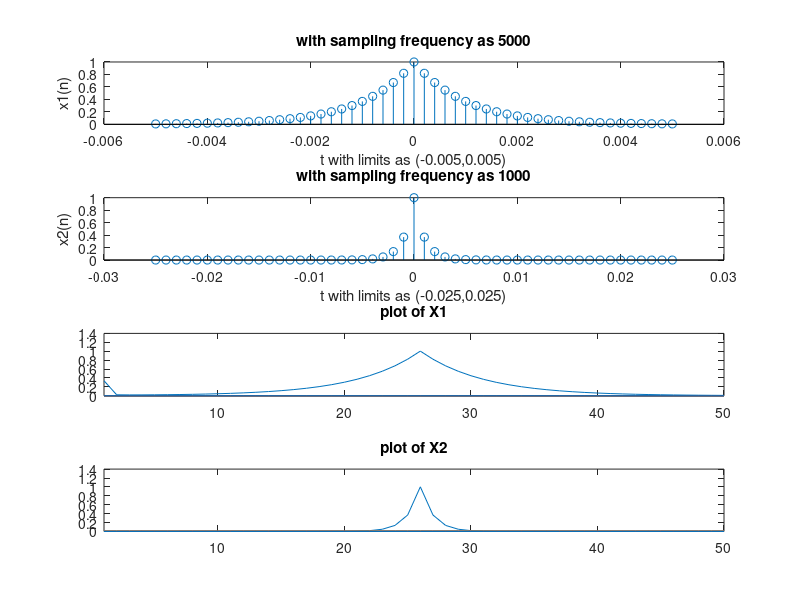

Reproduce this figure in MATLAB. (Note: this script raises an error after producing the figure.)
clc
clear
close all
%F1=5000sam/sec
%F2=1000sam/sec
t1=-0.005:0.0002:0.005;
t2=-0.025:0.001:0.025;
%time limits assigned
%as mentioned
x1=exp(-1000*abs(t1));
x2=exp(-1000*abs(t2));
X1=zeros(50);
X2=zeros(50);
%determination of X1(jw) and X2(jw) using for loop
for i=1:50
    X1(i)=0;
    for j=1:50
        X1(i)=X1(i)+x1(i)*exp(-j*2*pi*(i-1)*(j-1)/50);
    end
end
for i=1:50
    X2(i)=0;
    for j=1:50
        X2(i)=X2(i)+x2(i)*exp(-j*2*pi*(i-1)*(j-1)/50);
    end
end
figure;
subplot(4,1,1);
stem(t1,x1);
title('with sampling frequency as 5000');
xlabel('t with limits as (-0.005,0.005)');
ylabel('x1(n)');
subplot(4,1,2);
stem(t2,x2);
xlabel('t with limits as (-0.025,0.025)');
ylabel('x2(n)');
title('with sampling frequency as 1000');
subplot(4,1,3);
plot(X1);
xlim([1,50]);
title('plot of X1');
subplot(4,1,4);
plot(X2);
xlim([1,50]);
title('plot of X2');
sgtitle('M Amshunath 22EE10042');